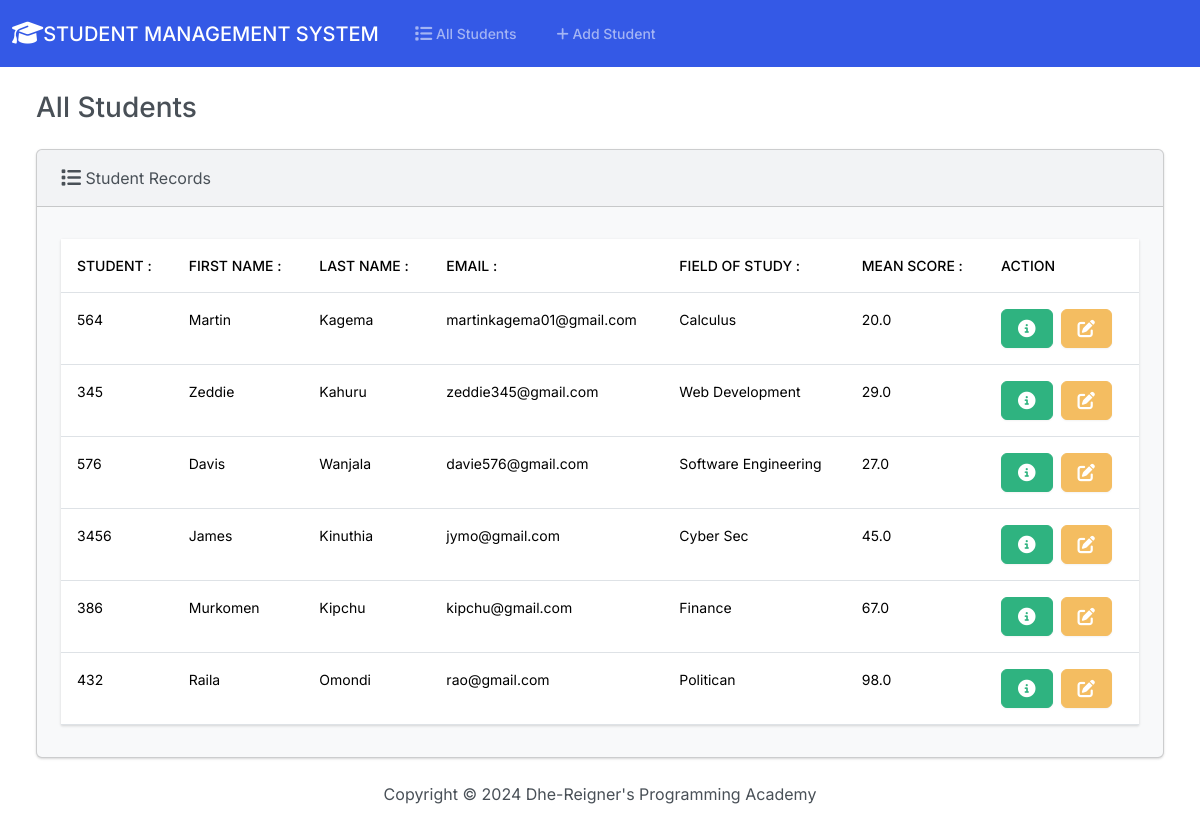
Before: / with the older database file.
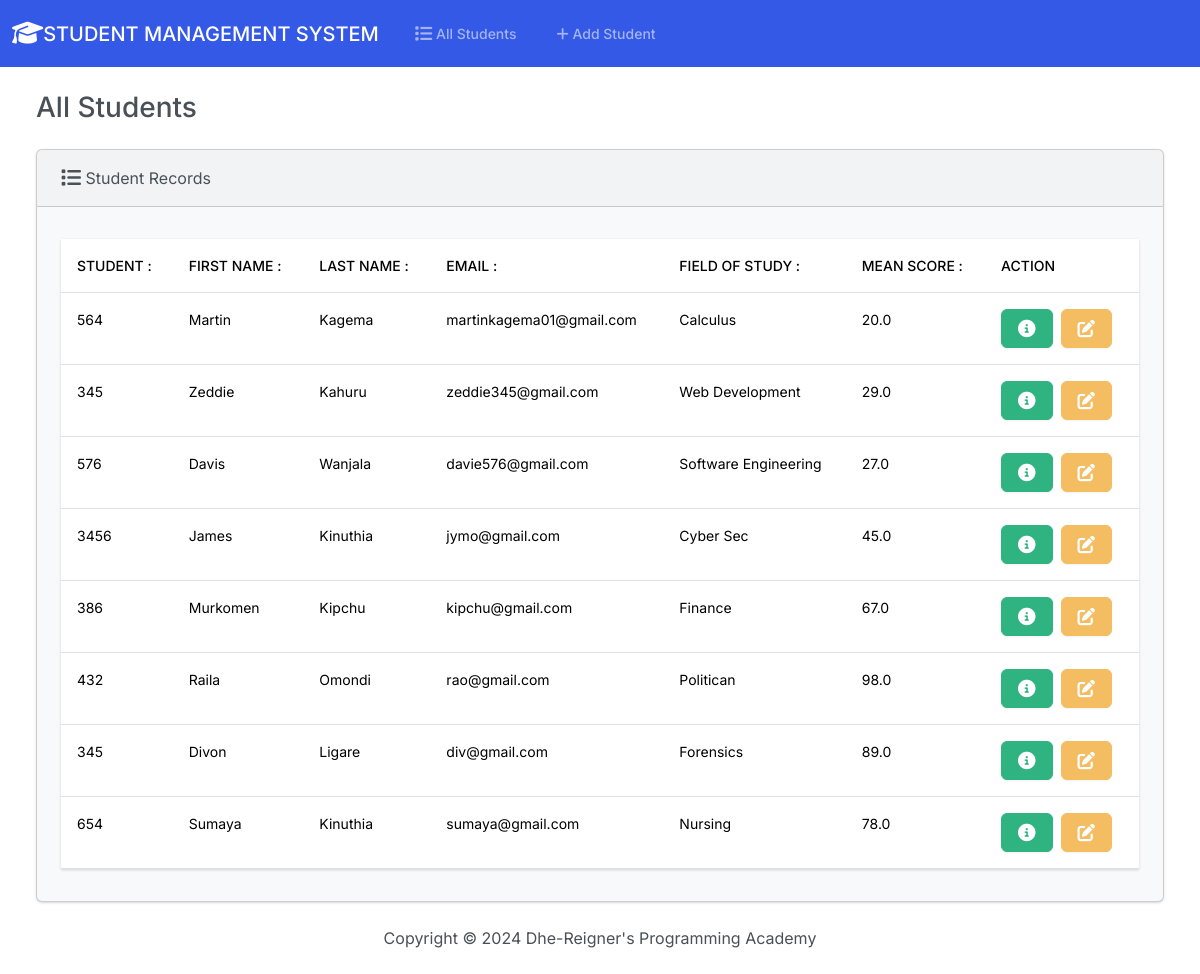
After: the same page with the newer database file.
### ManagementApp/models.py (models this page shows, shortened)
class Student(models.Model):
    student_number = models.PositiveIntegerField()
    first_name = models.CharField(max_length=50)
    last_name = models.CharField(max_length=50)
    email = models.EmailField(max_length=100)
    field_of_study = models.CharField(max_length=50)
    mean_score = models.FloatField()

### ManagementApp/views.py (the view)
# urls.py: path('', views.home,name='index'),
def home(request):
    return render(request, 'students/index.html',{
        'students':Student.objects.all()
    })

### ManagementApp/templates/students/index.html (shortened to what this page needs)
{% extends 'students/base.html' %}
{% load static %}
{% block content %}
    <h3 class="m-4">All Students</h3>
    <div class="row">
      <div class="col-12">
      {% if students %}
      <div class="card bg-light ms-4 me-4 mb-4">
        <div class="card-header">
          <i class="fa-solid fa-list fa-lg"></i> Student Records
        </div>
        <div class="card-body">
          <p class="card-text">
            <table class="table table-hover">
              <thead>
                <tr>
                  <th scope="col">Student :</th>
                  <th scope="col">First Name :</th>
                  <th scope="col">Last Name :</th>
                  <th scope="col">Email :</th>
                  <th scope="col">Field of Study :</th>
                  <th scope="col">Mean Score :</th>
                  <th scope="col">Action </th>
                </tr>
              </thead>
              <tbody>
                {% for student in students %}
                <tr>
                  <td>{{ student.student_number }}</td>
                  <td>{{ student.first_name }}</td>
                  <td>{{ student.last_name }}</td>
                  <td>{{ student.email }}</td>
                  <td>{{ student.field_of_study }}</td>
                  <td>{{ student.mean_score }}</td>
                  <td>
                    <button type="button" class="btn btn-success me-1" href="{% url 'view_student' student.id %}" data-bs-toggle="modal" data-bs-target="#myModal{{student.id}}">
                    </button>
                    <a class="btn btn-warning me-1" href="{% url 'edit' student.id %}">
                    </a>
                  </td>
                </tr>
                {% endfor %}
              </tbody>
            </table>
          </p>
        </div>
      </div>
      {% else %}
      <h5 class="alert alert-primary ms-4 me-4">No Student Records</h5>
      {% endif %}
      </div>
    </div>
{% endblock content %}

### ManagementApp/templates/students/base.html (shortened to what this page needs)
{% load static %}
<!DOCTYPE html>
<html lang="en">
<head>
    <link href="{% static 'css/bootstrap.min.css' %}" rel="stylesheet">
    <link rel="stylesheet" href="https://cdnjs.cloudflare.com/ajax/libs/font-awesome/6.6.0/css/all.min.css" />
<body class="d-flex flex-column min-vh-100">
<nav class="navbar navbar-expand-lg bg-primary" data-bs-theme="dark">
  <div class="container-fluid">
    <a class="navbar-brand" href="{% url 'index' %}">
      <i class="fa-solid fa-graduation-cap fa-lg"></i>STUDENT MANAGEMENT SYSTEM</a>
    <div class="collapse navbar-collapse" id="navbarColor01">
      <ul class="navbar-nav me-auto">
        <li class="nav-item">
          <a class="nav-link" href="{% url 'index' %}">
             All Students</a>
        </li>
        <li class="nav-item">
          <a class="nav-link" href="{% url 'add' %}">
            <i class="fa-solid fa-plus"></i>  Add Student</a>
        </li>
      </ul>
    </div>
  </div>
</nav>
<div class="container-fluid">
{% block content %}
{% endblock content %}
</div>
    <footer class="mt-auto mb-4">
      <div class="text-center">
        <span>
          Copyright &copy; <script>document.write(new Date().getFullYear())</script> Dhe-Reigner's Programming Academy
        </span>
      </div>
    </footer>
</body>
</head>
</html>

Changed rows visible on the page:
added Student: student_number "345", first_name "Divon", last_name "Ligare", email "div@gmail.com", field_of_study "Forensics", mean_score "89.0"
added Student: student_number "654", first_name "Sumaya", last_name "Kinuthia", email "sumaya@gmail.com", field_of_study "Nursing", mean_score "78.0"
